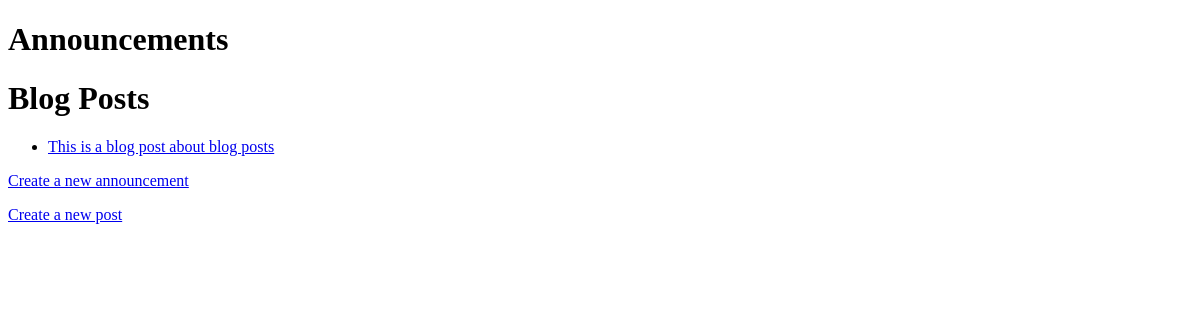
Before: / with the older database file.
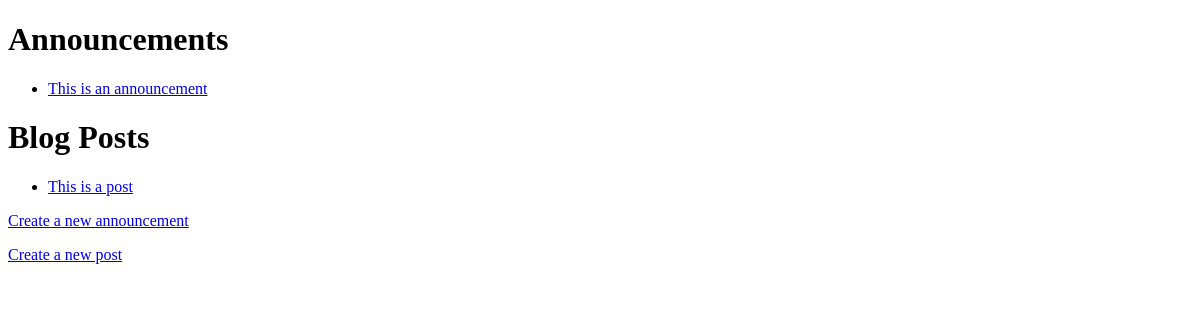
After: the same page with the newer database file.
### tables this page shows
CREATE TABLE posts (
    id INTEGER PRIMARY KEY AUTOINCREMENT,
    title TEXT NOT NULL,
    content TEXT NOT NULL,
    created_at DATETIME DEFAULT CURRENT_TIMESTAMP
);

CREATE TABLE announcements (
    id INTEGER PRIMARY KEY AUTOINCREMENT,
    announcement TEXT NOT NULL,
    created_at DATETIME DEFAULT CURRENT_TIMESTAMP
);

### base.py (the view)
@app.route("/")
def index():
    db = get_db()
    cursor2 = db.execute('SELECT id, announcement, created_at FROM announcements ORDER BY created_at DESC')
    cursor = db.execute('SELECT id, title, content, created_at FROM posts ORDER BY created_at DESC')
    posts = cursor.fetchall()
    announcements = cursor2.fetchall()
    print("This is index running")
    print(announcements)
    return render_template('index.html', posts=posts, announcements=announcements)

### base.py (called while the page is built)
def get_db():
    db = getattr(Flask, '_database', None)
    if db is None:
        db = Flask._database = sqlite3.connect(DATABASE, check_same_thread=False)
    else:
        try:
            db.execute('SELECT 1')
        except sqlite3.ProgrammingError:
            db = Flask._database = sqlite3.connect(DATABASE, check_same_thread=False)
    return db

@app.teardown_appcontext
def close_connection(exception):
    db = getattr(Flask, "_database", None)
    if db:
        db.close()

### templates/index.html (shortened to what this page needs)
<!DOCTYPE html>
<html lang="en">
<head>
</head>
<body>
    <h1>Announcements</h1>
    <ul>
        {%for announcement in announcements%}
        <li>
            <a href="{{ url_for('view_announcement', announcement_id=announcement[0])}}">{{ announcement[1] }}</a>
        </li>
        {% endfor %}
    </ul>
    <h1>Blog Posts</h1>
    <ul>
        {% for post in posts %}
            <li>
                <a href="{{ url_for('view_post', post_id=post[0]) }}">{{ post[1] }}</a>
            </li>
        {% endfor %}
    </ul>
    <a href="{{ url_for('new_announcement') }}">Create a new announcement</a>
    <a href="{{ url_for('new_post')}}">Create a new post</a>
</body>
</html>

Changed rows visible on the page:
added announcements: announcement "This is an announcement"
changed posts: title "This is a blog post about blog posts" → "This is a post"
